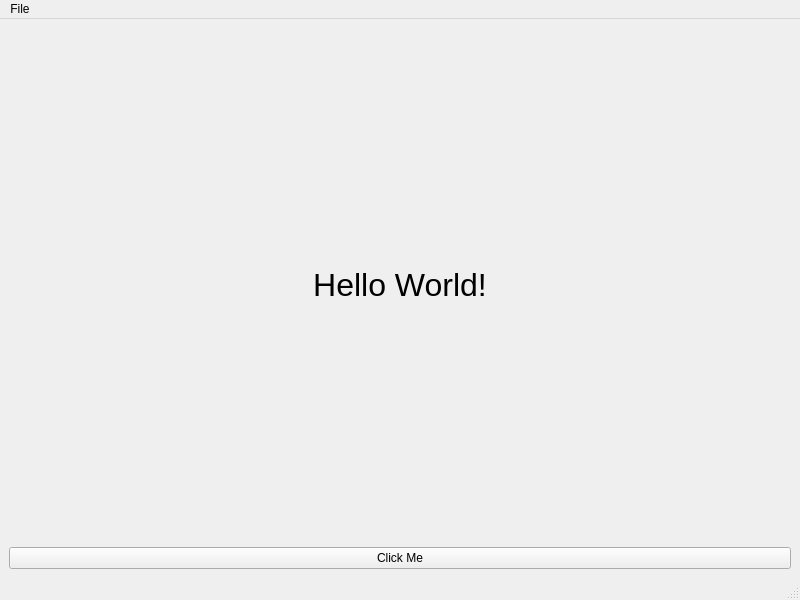
<?xml version="1.0" encoding="UTF-8"?>
<ui version="4.0">
 <class>MainWindow</class>
 <widget class="QMainWindow" name="MainWindow">
  <property name="geometry">
   <rect>
    <x>0</x>
    <y>0</y>
    <width>800</width>
    <height>600</height>
   </rect>
  </property>
  <property name="windowTitle">
   <string>MainWindow</string>
  </property>
  <widget class="QWidget" name="centralwidget">
   <layout class="QGridLayout" name="gridLayout">
    <item row="0" column="0">
     <widget class="QLabel" name="label">
      <property name="font">
       <font>
        <pointsize>24</pointsize>
       </font>
      </property>
      <property name="text">
       <string>Hello World!</string>
      </property>
      <property name="alignment">
       <set>Qt::AlignCenter</set>
      </property>
     </widget>
    </item>
    <item row="1" column="0">
     <widget class="QPushButton" name="pushButton">
      <property name="text">
       <string>Click Me</string>
      </property>
     </widget>
    </item>
   </layout>
  </widget>
  <widget class="QMenuBar" name="menubar">
   <property name="geometry">
    <rect>
     <x>0</x>
     <y>0</y>
     <width>800</width>
     <height>21</height>
    </rect>
   </property>
   <widget class="QMenu" name="menuFile">
    <property name="title">
     <string>File</string>
    </property>
    <addaction name="actionExit"/>
   </widget>
   <addaction name="menuFile"/>
  </widget>
  <widget class="QStatusBar" name="statusbar"/>
  <action name="actionExit">
   <property name="text">
    <string>Exit</string>
   </property>
  </action>
 </widget>
 <resources/>
 <connections/>
</ui>
